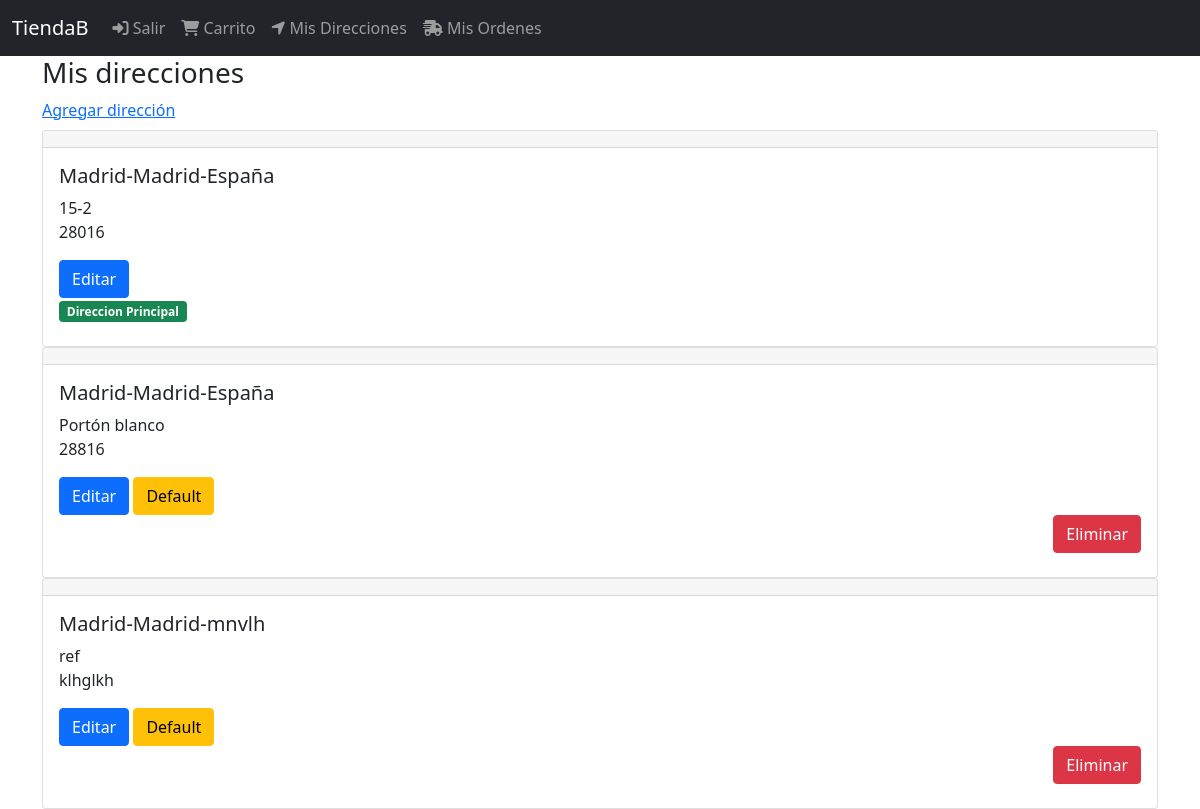
The page /direcciones/ (signed in) on the database its author committed.
### DirEnvio/models.py (models this page shows, shortened)
class DireccionEnvio(models.Model):
    user = models.ForeignKey(User, null=False, blank=False, on_delete=models.CASCADE )
    line1 = models.CharField(max_length=300)
    line2 = models.CharField(max_length=300, blank=True)
    city = models.CharField(max_length=100)
    state = models.CharField(max_length=100)
    country = models.CharField(max_length=50)
    reference = models.CharField(max_length=300)
    postal_code = models.CharField(max_length=10, null=False, blank=False)
    default = models.BooleanField(default=False)
    created_at = models.DateTimeField(auto_now_add=True)
    @property
    def direccion(self):
        return '{}-{}-{}'.format(self.city, self.state, self.country)

### DirEnvio/views.py (the view)
# urls.py: path('',views.EnvioDirecciones.as_view(), name='direccion_envio'),
class EnvioDirecciones(LoginRequiredMixin, ListView):
    login_url='login'
    model = DireccionEnvio
    template_name = 'DirEnvio/direccion_envio.html'
    def get_queryset(self):
        return DireccionEnvio.objects.filter(user=self.request.user).order_by('-default')

### Templates/DirEnvio/direccion_envio.html
{% extends 'base.html' %}
{% block content %}
<div class='col'>
	<div class='h3'>
	Mis direcciones
	</div>
	<a href="{% url 'nueva direccion' %}">Agregar dirección</a>
	<div class='mt-2'>
		{% for direccion_envio in object_list %}
			{% include 'DirEnvio/snippets/CardDirecciones.html' %}
		{% endfor %}
	</div>
</div>
{% endblock %}

### Templates/DirEnvio/snippets/CardDirecciones.html
<div class='card'>
	<h4 class='card-header'></h4>
	<div class='card-body'>
		<h5 class='card-title'>{{direccion_envio.direccion}}</h5>
		<div class="card-title">
			{{direccion_envio.reference}}
			<div class="card-title">
				{{direccion_envio.postal_code}}
			</div>
			<div class="mt-3">
				<a href="{% url 'update' direccion_envio.pk %}" class="btn btn-primary">Editar</a>
				{% if direccion_envio.default %}
					<div>
						<span class="badge bg-success">Direccion Principal</span>
					</div>
				{% else %}
					<a href='{% url "default" direccion_envio.pk %}' class="btn btn-warning" >Default</a>
					<div class='d-grid gap-2 d-md-flex justify-content-md-end'>
					<a href="{% url 'remove' direccion_envio.pk %}" class="btn btn-danger" >Eliminar</a>
					</div>
				{% endif %}
				</div>
			</div>
	</div>
</div>

### rows shown on the page
DireccionEnvio: direccion "Madrid-Madrid-España", reference "15-2", postal_code "28016", default "Direccion Principal"
DireccionEnvio: direccion "Madrid-Madrid-España", reference "Portón blanco", postal_code "28816", default "Default"
DireccionEnvio: direccion "Madrid-Madrid-mnvlh", reference "ref", postal_code "klhglkh", default "Default"
